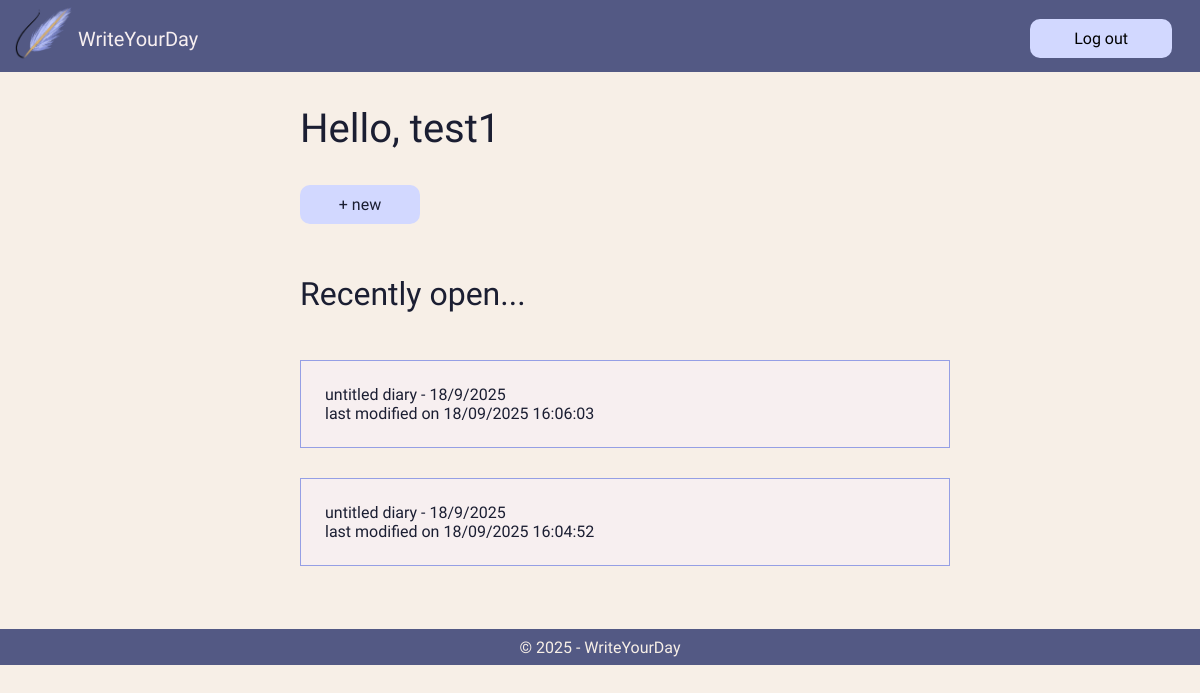
/main (signed in), run on an earlier commit of the app's database.
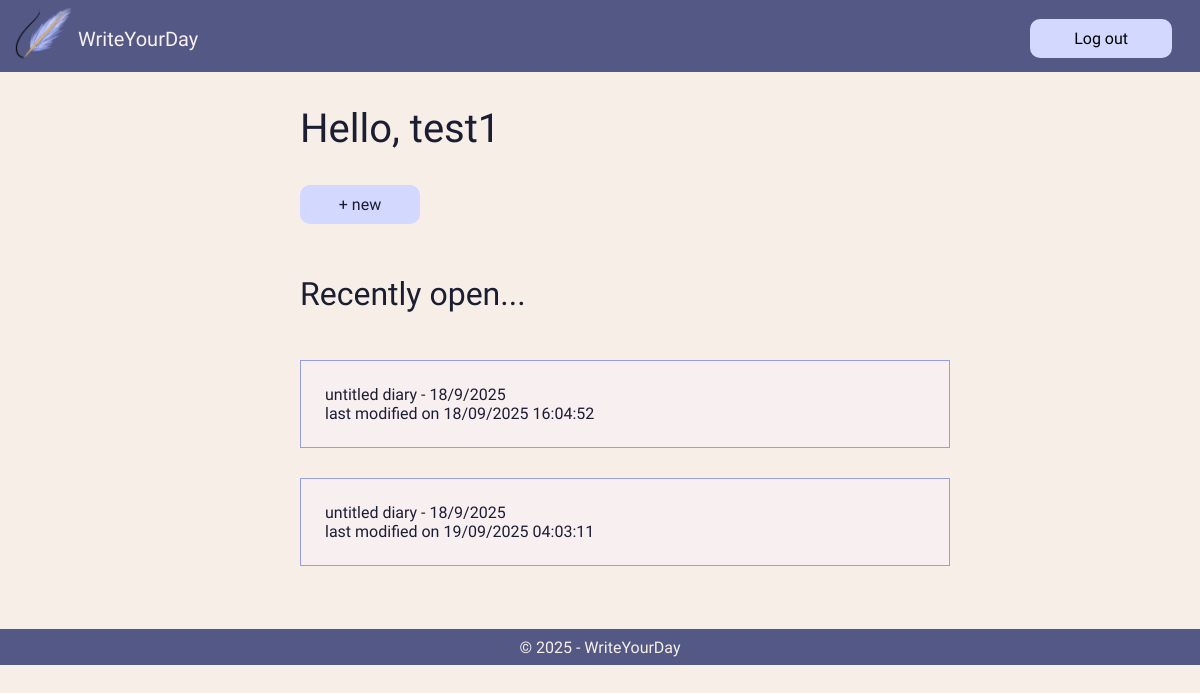
And on a later commit of the database.
### tables this page shows
CREATE TABLE User (id INTEGER PRIMARY KEY NOT NULL, email TEXT UNIQUE NOT NULL, username TEXT NOT NULL UNIQUE, password TEXT NOT NULL, is_verified INTEGER DEFAULT (0), time INTEGER, verification_code TEXT NOT NULL);

CREATE TABLE Entry (id INTEGER PRIMARY KEY UNIQUE, year INTEGER, month INTEGER, date INTEGER, topic TEXT DEFAULT "untitled diary", info TEXT, rate INTEGER, last_open INTEGER, last_modified TEXT);

### app.py (the view, shortened to what this page needs)
@app.route("/main", methods=["GET", "POST"])
def main():
    id = session.get("id")  # get user id that stored in session
    if id is None:
        abort(401)
    user_query = f"SELECT username, is_verified FROM User WHERE id = {id}"
    current_user = get_data_from_database(user_query)[0][0]
    if get_data_from_database(user_query)[0][1] == 0:
        return redirect(url_for("verify_page"))
    diary_list_query = f"""SELECT id, topic, last_modified, year, month, date
FROM Entry WHERE id IN(
SELECT entry_id FROM UserEntry WHERE user_id = {id})
ORDER BY last_open DESC
"""
    diary_list = get_data_from_database(diary_list_query)
    num_diary = len(diary_list)
    logout_button = request.form.get("logout")
    return render_template("main.html",
                           title="Main",
                           user=current_user,
                           diary_list=diary_list,
                           num_diary=num_diary,
                           login=True)

### database_connection.py (called while the page is built)
def get_data_from_database(query, params=None):
    with sqlite3.connect(DATABASE) as db:  # connected with database
        cursor = db.cursor()
        if params is None:
            cursor.execute(query)
        else:
            cursor.execute(query, params)
        results = cursor.fetchall()
    return results

### templates/main.html (shortened to what this page needs)
{% extends 'layout.html' %}
{% block content %}
<form action="{{ url_for('main') }}" method="post" class="diary_list">
    <h2>Hello, {{ user }}</h2>
    <input type="submit" value="+ new" class="new"><br>
    <p class="open">Recently open...</p>
    {% for diary in diary_list %}
    <div class="diary_list">
        <a href="/diary/{{ diary[0] }}" class="diary_list">
            {{ diary[1] }} - {{ diary[5]}}/{{ diary[4] }}/{{diary[3]}}
        <p class="modify">last modified on {{diary[2][6:8]}}/{{diary[2][4:6]}}/{{diary[2][:4]}}
            {{diary[2][8:10]}}:{{diary[2][10:12]}}:{{diary[2][12:14]}}
        </p></a>
    </div>
    {% endfor %}
</form>
{% endblock %}

### templates/layout.html (shortened to what this page needs)
<!DOCTYPE html>
<html lang="en">
<head>
    <link rel="stylesheet" href="../static/style.css">
</head>
<body>
    <nav>
        <a href="/"><img src="../static/logo.png" alt="logo"></a>
        <a href="/" id="name">WriteYourDay</a>
        {% if login %}
        <form action="{{ url_for("main")}}" method="post" class="logout">
        <button type="submit" name="logout" value="logout" class="logout">Log out</button>
        </form>
        {% endif %}
    </nav>
    <main>{% block content %}{% endblock %}</main>
    <footer>© 2025 - WriteYourDay</footer>
</body>
</html>

### static/style.css (style rules this page uses)
body { font-family: 'Red Hat Text', sans-serif; background-color: #F7EFE7; color: #1B1E32; margin: 0; }
main { display: grid; margin: 0 25%; }
p.modify { margin: 0; }
h2 { font-size: 2.5em; font-weight: normal; }
nav { display: grid; grid-template-columns: 6.5% 15% 78.5%; align-items: center; background-color: #535984; height: 6vw; position: sticky; top: 0; z-index: 1000; }
nav a { color: #F7EFF0; grid-row-start: 1; font-size: 1.25em; text-decoration: none; }
nav img { height: 5vw; margin: 0.5vw 0.5vw 0.5vw 1vw; grid-column-start: 1; grid-column-end: 2; grid-row-start: 1; }
form.logout { width: 15%; justify-self: right; margin-right: 3%; }
footer { display: grid; background-color: #535984; color: #F7EFE7; text-align: center; height: 3vw; align-items: center; }
input { font-size: 1em; color: #1B1E32; width: 100%; font: inherit; border: 1px solid #959FE5; border-radius: 5px; }
button { background-color: #D2D8FF; padding: 10px 15px; text-align: center; text-decoration: none; border-radius: 10px; border: none; width: 100%; font-size: 1em; font-family: inherit; }
input[type="submit"] { background-color: #D2D8FF; border: 2px, #959FE5; padding: 10px 25px; text-align: center; text-decoration: none; border-radius: 10px; width: 100%; }
form.diary_list { display: grid; margin-bottom: 4vw; }
a.diary_list { text-decoration: none; color: #1B1E32; }
div.diary_list { margin: 15px 0; border: 1.5px solid #959FE5; background-color: #F7EFF0; padding: 1.5em; width: 100%; }
input.new { justify-self: left; width: 10vw; }
p.open { font-size: 2em; }

What changed in the data, as far as the page shows it:
changed Entry (number 1 of 2 on the later page): moves up the list
changed Entry (number 2 of 2 on the later page): last_modified "18" → "19"; last_modified "16" → "04"; last_modified "06" → "03"; last_modified "03" → "11"
